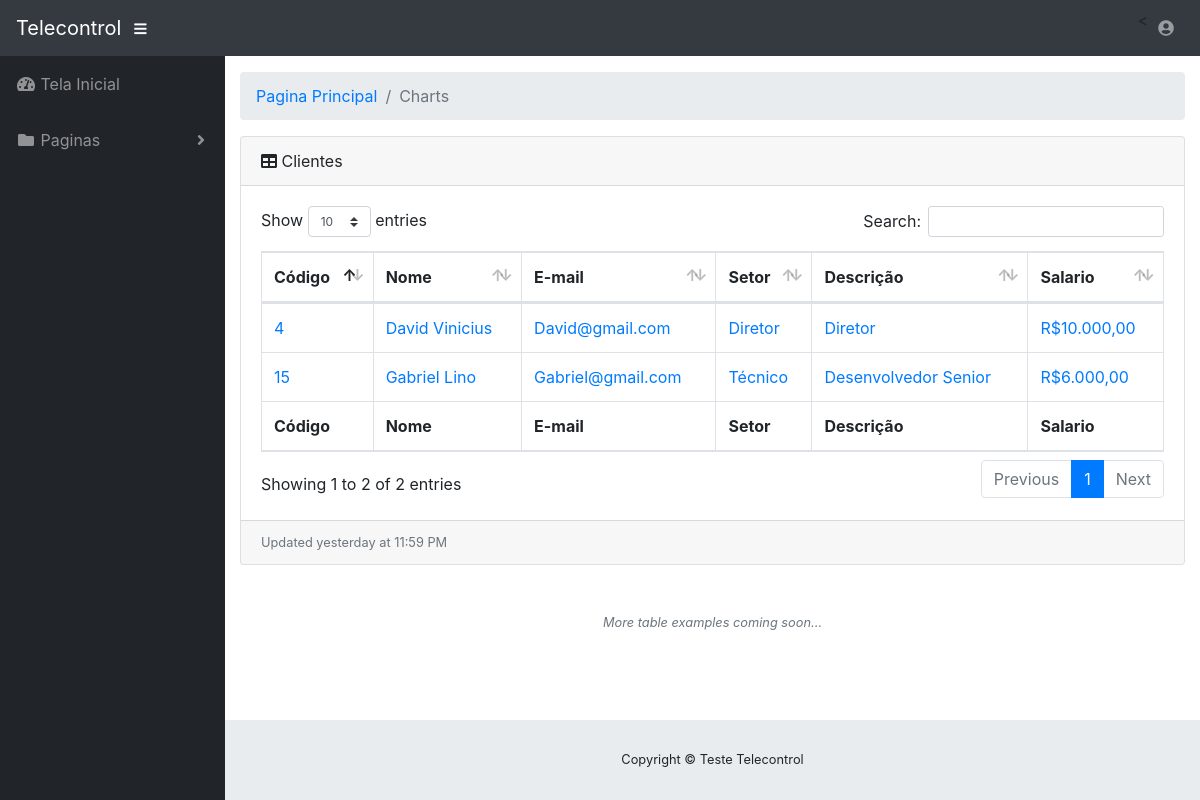
The page /view/listaUsuarios.php (signed in) on the database as committed earlier.
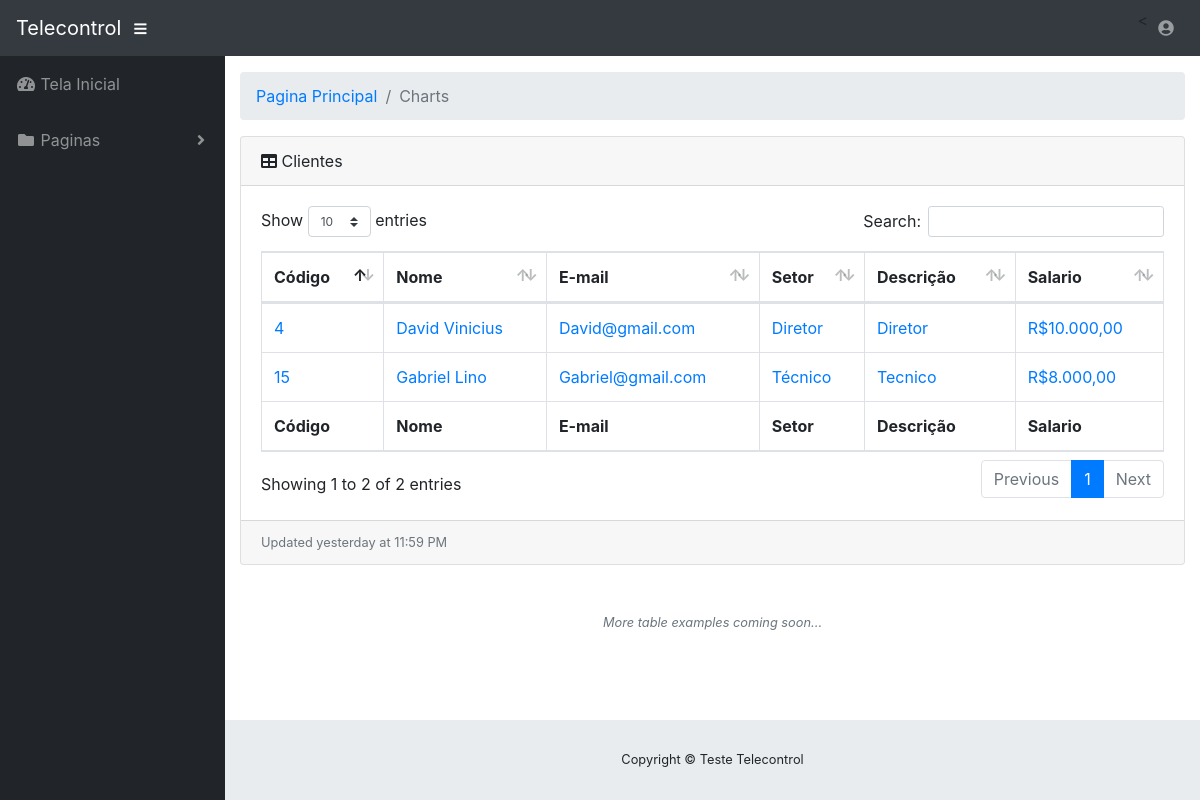
The same page on the database as committed later.
### tables this page shows
CREATE TABLE IF NOT EXISTS `usuario` (
  `id` int(11) NOT NULL AUTO_INCREMENT,
  `nome` varchar(50) DEFAULT NULL,
  `sobrenome` varchar(50) DEFAULT NULL,
  `email` varchar(50) DEFAULT NULL,
  `senha` varchar(50) DEFAULT NULL,
  `setor` int(11) DEFAULT NULL,
  `funcao` int(11) DEFAULT NULL,
  PRIMARY KEY (`id`),
  KEY `setor` (`setor`),
  KEY `funcao` (`funcao`)
);

CREATE TABLE IF NOT EXISTS `funcao` (
  `id` int(11) NOT NULL AUTO_INCREMENT,
  `descricao` varchar(200) DEFAULT NULL,
  `salario` float DEFAULT NULL,
  PRIMARY KEY (`id`)
);

CREATE TABLE IF NOT EXISTS `setores` (
  `id` int(11) NOT NULL AUTO_INCREMENT,
  `nome_setor` varchar(200) NOT NULL,
  PRIMARY KEY (`id`)
);

### model/Connection.php (called while the page is built, shortened)
<?php
class Connection{
	var $Server = "localhost";
	var $Username = "root";
	var $Password = "";
	var $Database = "site";
	function Conectar(){
		if(!($conectar = mysqli_connect($this->Server,$this->Username,$this->Password))){
			echo "Erro ao tentar abrir a conexão!";
		}else{
			if(!($con = mysqli_select_db($conectar,$this->Database))){
				echo "Erro ao selecionar o banco!";
			}
		}
		return $conectar;
	}
}
?>

### model/modelUsuario.php (called while the page is built, shortened)
<?php
require_once('Connection.php');
class ModelUsuario{
	function __construct(){
		$objConnection = new Connection();
		$this->con = $objConnection->Conectar();
	}
	function getAllUsuarios(){
		$usuario = mysqli_query($this->con,"SELECT u.id, CONCAT(u.nome,' ', u.sobrenome) AS nome, u.email, s.nome_setor, f.descricao,f.salario
		FROM usuario AS u
		LEFT JOIN setores AS s ON s.id = u.setor
		LEFT JOIN funcao AS f ON f.id = u.funcao
		ORDER BY f.salario DESC");
		for($i = 0; $array[$i] = mysqli_fetch_assoc($usuario); $i++) ;
		return $array;
	}
}
?>

### class/Usuario.php (called while the page is built, shortened)
<?php
require_once('../model/modelUsuario.php');
class Usuario
{
	function __construct()
	{
		$objUsuario = new modelUsuario();
		$this->objUsuario = $objUsuario;
	}
	function getAllUsuarios()
	{
		$usuarios =  $this->objUsuario->getAllUsuarios();
		return $usuarios;
	}
}

### view/listaUsuarios.php (the view, shortened to what the changed rows need)
<?php
  require_once('../class/Usuario.php');
  $objUsuario = new Usuario();
  $usuarios = $objUsuario->getAllUsuarios();
?>
<!DOCTYPE html>
<html lang="en">
  <head>
    <link href="../vendor/bootstrap/css/bootstrap.min.css" rel="stylesheet">
    <link href="../vendor/fontawesome-free/css/all.min.css" rel="stylesheet" type="text/css">
    <link href="../vendor/datatables/dataTables.bootstrap4.css" rel="stylesheet">
    <link href="../css/sb-admin.css" rel="stylesheet">
  </head>
  <body id="page-top">
    <div id="wrapper">
      <div id="content-wrapper">
        <div class="container-fluid">
          <div class="card mb-3">
            <div class="card-body">
              <div class="table-responsive">
                <table class="table table-bordered" id="dataTable" width="100%" cellspacing="0">
                  <thead>
                    <tr>
					  <th>Código</th>
                      <th>Nome</th>
                      <th>E-mail</th>
                      <th>Setor</th>
                      <th>Descrição</th>
                      <th>Salario</th>
                    </tr>
                  </thead>
                  <tfoot>
                    <tr>
					  <th>Código</th>
                      <th>Nome</th>
                      <th>E-mail</th>
                      <th>Setor</th>
                      <th>Descrição</th>
                      <th>Salario</th>
                    </tr>
                  </tfoot>
                  <tbody>
				  <?php foreach($usuarios as  $row){
					  if(!empty($row['id'])){
					  ?>
                    <tr>
                      <td><a href="alterarUsuario.php?usuario=<?= $row['id'];?>"><?= $row['id'];?></a></td>
					    <td><a href="alterarUsuario.php?usuario=<?= $row['id'];?>"><?= $row['nome'];?></a></td>
                      <td><a href="alterarUsuario.php?usuario=<?= $row['id'];?>"><?= $row['email'];?></a></td>
                      <td><a href="alterarUsuario.php?usuario=<?= $row['id'];?>"><?= $row['nome_setor'];?></a></td>
                      <td><a href="alterarUsuario.php?usuario=<?= $row['id'];?>"><?= $row['descricao'];?></a></td>
                      <td><a href="alterarUsuario.php?usuario=<?= $row['id'];?>">R$<?= number_format($row['salario'], 2, ',', '.');?></a></td>
                    </tr>
				  <?php
				  }}?>
                  </tbody>
                </table>
              </div>
            </div>
          </div>
        </div>
      </div>
    </div>
  </body>
</html>

Rows that differ between the two databases and show on the page:
changed usuario "Gabriel@gmail.com": funcao.descricao "Desenvolvedor Senior" → "Tecnico"; funcao.salario "6.000,00" → "8.000,00"
